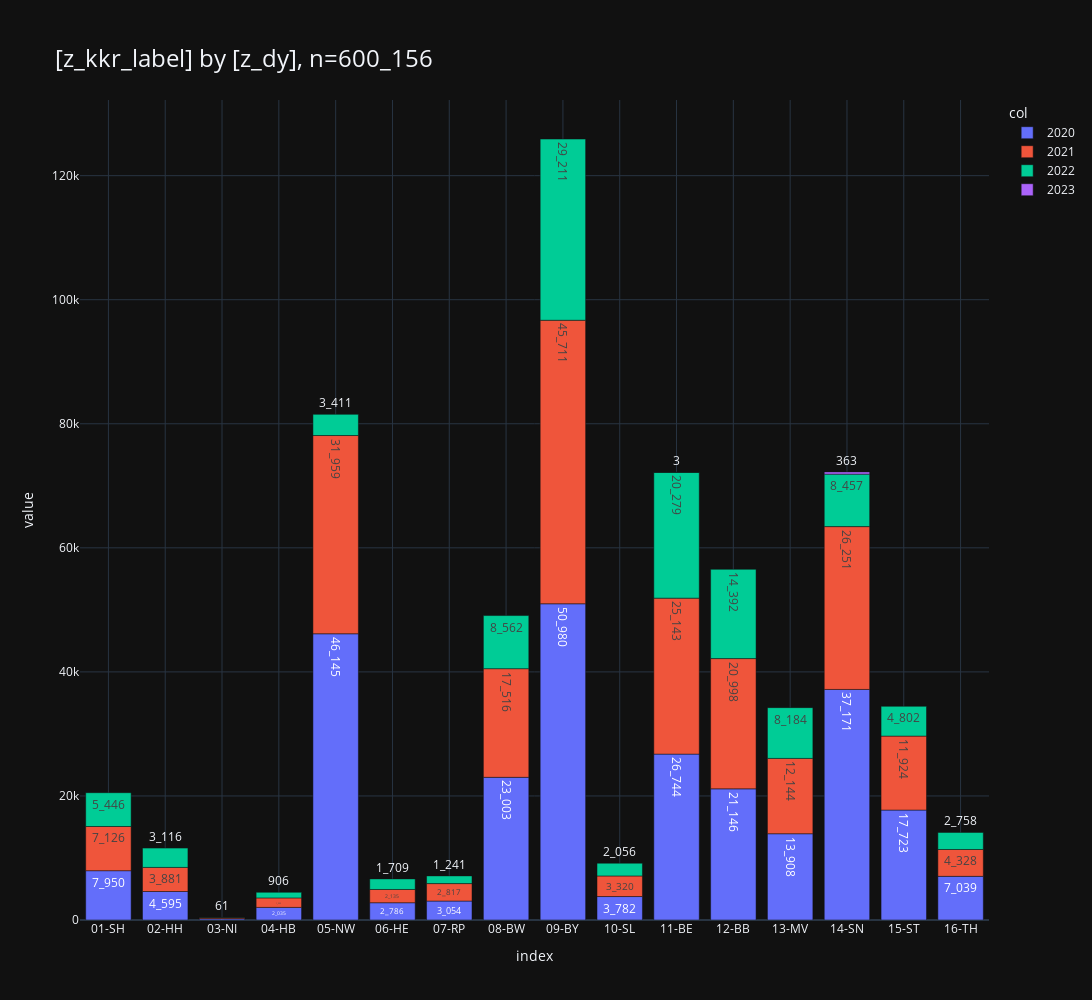

The code cell stored with this chart in its notebook:
### Code cell
_df = df_facets[
    [
        "z_kkr_label",
        "z_dy",
        "cnt",
    ]
].astype({"z_dy": str})

_ = pls.plot_stacked_bars(
    _df,
    # swap=True,
    orientation="v",
    # show_total=True,
    # normalize=True,
    # relative=True,
    height=1000,
    # top_n_color=2,
    sort_values_index=True,
    # sort_values_columns=True,
    # top_n_index=5,
    # precision=2,
    # show_other=True,
)
_

### Figure 1 — Plotly figure (JSON) as saved in the notebook; plotly's stock layout.template omitted (floating-point values rounded to 4 significant figures)
{"data": [{"alignmentgroup": "True", "hovertemplate": "col=2020<br>index=%{x}<br>value=%{y}<br>cnt_str=%{text}<extra></extra>", "legendgroup": "2020", "marker": {"color": "#636EFA", "pattern": {"shape": ""}}, "name": "2020", "offsetgroup": "2020", "orientation": "v", "showlegend": true, "text": ["7_950", "4_595", "211", "2_035", "46_145", "2_786", "3_054", "23_003", "50_980", "3_782", "26_744", "21_146", "13_908", "37_171", "17_723", "7_039"], "textposition": "auto", "type": "bar", "x": ["01-SH", "02-HH", "03-NI", "04-HB", "05-NW", "06-HE", "07-RP", "08-BW", "09-BY", "10-SL", "11-BE", "12-BB", "13-MV", "14-SN", "15-ST", "16-TH"], "xaxis": "x", "y": [7950, 4595, 211, 2035, 46145, 2786, 3054, 23003, 50980, 3782, 26744, 21146, 13908, 37171, 17723, 7039], "yaxis": "y"}, {"alignmentgroup": "True", "hovertemplate": "col=2021<br>index=%{x}<br>value=%{y}<br>cnt_str=%{text}<extra></extra>", "legendgroup": "2021", "marker": {"color": "#EF553B", "pattern": {"shape": ""}}, "name": "2021", "offsetgroup": "2021", "orientation": "v", "showlegend": true, "text": ["7_126", "3_881", "149", "1_525", "31_959", "2_135", "2_817", "17_516", "45_711", "3_320", "25_143", "20_998", "12_144", "26_251", "11_924", "4_328"], "textposition": "auto", "type": "bar", "x": ["01-SH", "02-HH", "03-NI", "04-HB", "05-NW", "06-HE", "07-RP", "08-BW", "09-BY", "10-SL", "11-BE", "12-BB", "13-MV", "14-SN", "15-ST", "16-TH"], "xaxis": "x", "y": [7126, 3881, 149, 1525, 31959, 2135, 2817, 17516, 45711, 3320, 25143, 20998, 12144, 26251, 11924, 4328], "yaxis": "y"}, {"alignmentgroup": "True", "hovertemplate": "col=2022<br>index=%{x}<br>value=%{y}<br>cnt_str=%{text}<extra></extra>", "legendgroup": "2022", "marker": {"color": "#00CC96", "pattern": {"shape": ""}}, "name": "2022", "offsetgroup": "2022", "orientation": "v", "showlegend": true, "text": ["5_446", "3_116", "61", "906", "3_411", "1_709", "1_241", "8_562", "29_211", "2_056", "20_279", "14_392", "8_184", "8_457", "4_802", "2_758"], "textposition": "auto", "type": "bar", "x": ["01-SH", "02-HH", "03-NI", "04-HB", "05-NW", "06-HE", "07-RP", "08-BW", "09-BY", "10-SL", "11-BE", "12-BB", "13-MV", "14-SN", "15-ST", "16-TH"], "xaxis": "x", "y": [5446, 3116, 61, 906, 3411, 1709, 1241, 8562, 29211, 2056, 20279, 14392, 8184, 8457, 4802, 2758], "yaxis": "y"}, {"alignmentgroup": "True", "hovertemplate": "col=2023<br>index=%{x}<br>value=%{y}<br>cnt_str=%{text}<extra></extra>", "legendgroup": "2023", "marker": {"color": "#AB63FA", "pattern": {"shape": ""}}, "name": "2023", "offsetgroup": "2023", "orientation": "v", "showlegend": true, "text": ["3", "363"], "textposition": "auto", "type": "bar", "x": ["11-BE", "14-SN"], "xaxis": "x", "y": [3, 363], "yaxis": "y"}], "layout": {"barmode": "relative", "height": 1000, "legend": {"title": {"text": "col"}, "tracegroupgap": 0}, "title": {"font": {"size": 24}, "text": "[z_kkr_label] by [z_dy], n=600_156", "xanchor": "left", "y": 0.95, "yanchor": "top"}, "width": 2000, "xaxis": {"anchor": "y", "domain": [0, 1], "gridwidth": 1, "showgrid": true, "title": {"text": "index"}}, "yaxis": {"anchor": "x", "domain": [0, 1], "gridwidth": 1, "range": [0, 132200.0], "showgrid": true, "title": {"text": "value"}}}}
